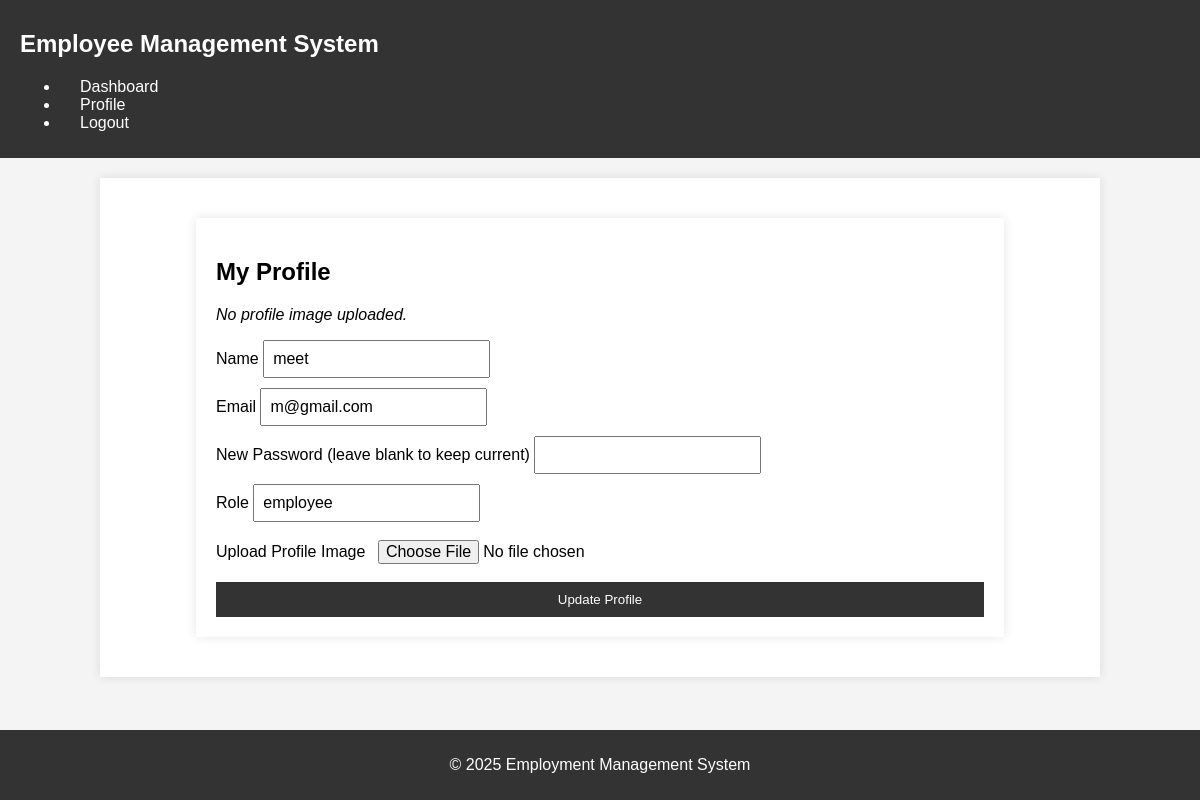
Page /index.php?page=profile (signed in) on the committed database.
### tables this page shows
CREATE TABLE `users` (
  `id` int(11) NOT NULL,
  `name` varchar(100) NOT NULL,
  `email` varchar(100) NOT NULL,
  `password` varchar(255) NOT NULL,
  `role` enum('pending','employee','team_leader','admin') NOT NULL DEFAULT 'pending',
  `created_at` timestamp NOT NULL DEFAULT current_timestamp(),
  `profile_image` varchar(255) DEFAULT NULL,
  `is_deleted` tinyint(1) DEFAULT 0
);

### app/controllers/Controller.php (called while the page is built, shortened)
<?php
class Controller {
    protected $viewData = [];
    protected function loadCoreModels() {
        require_once 'app/models/User.php';
    }
    protected function view($view, $data = []) {
        $data = array_merge($this->viewData, $data);
        extract($data);
        require_once "app/views/$view.php";
    }
}

### app/controllers/UserController.php (called while the page is built, shortened)
<?php
require_once 'Controller.php';
require_once 'app/models/user.php' ;
class UserController extends Controller {
    public function edit() {
    $this->requireRoles(['admin', 'team_leader']);
    $user_id = $_GET['id'] ?? null;
    $user = $this->models['user']->getUserById($user_id);
    $message = '';
    if ($_SERVER['REQUEST_METHOD'] === 'POST') {
        if ($_SESSION['id'] == $_POST['user_id']) {
            $message = "You cannot change your own role.";
        } elseif ($_SESSION['role'] === 'team_leader' && $_POST['role'] === 'admin') {
            $message = "Team Leader cannot assign Admin role.";
        } else {
            $success = $this->models['user']->updateRole(
                $this->sanitize($_POST['user_id']),
                $this->sanitize($_POST['role'])
            );
            $message = $success ? "Role updated successfully." : "Failed to update role.";
            $user = $this->models['user']->getUserById($user_id);
        }
    }
    $this->view('users/edit', [
        'user' => $user,
        'message' => $message
    ]);
}   public function Profile() {
    $user_id = $_SESSION['id'];
    $user = $this->models['user']->getUserById($user_id);
    if (!$user) {
        $message = "User not found. Please try logging in again.";
    } else {
        $message = '';
    }
    $this->view('users/profile', [
        'user' => $user,
        'message' => $message
    ]);
}    public function update() {
    $this->requireRoles(['admin', 'team_leader', 'employee']);
    $user_id = $_GET['id'] ?? null;
    $user = $this->models['user']->getUserById($user_id);
    $message = '';
    if ($_SESSION['role'] === 'team_leader' && $user['role'] === 'admin') {
        $this->redirect('users', 'You are not allowed to edit an Admin user.', true);
    }
    if ($_SESSION['role'] === 'employee' && $_SESSION['id'] != $user_id) {
        $this->redirect('users', 'You can only edit your own profile.', true);
    }
    if ($_SERVER['REQUEST_METHOD'] === 'POST') {
        if (!empty($_POST['password']) && strlen($_POST['password']) < 8) {
            $message = "Password must be at least 8 characters long.";
        } else {
            $data = [
                'id' => $this->sanitize($_POST['id']),
                'name' => $this->sanitize($_POST['name']),
                'email' => $this->sanitize($_POST['email']),
                'role' => $user['role']
            ];
            if (!empty($_POST['password'])) {
                $data['password'] = $this->sanitize($_POST['password']);
            }
            if ($_SESSION['role'] === 'admin' && isset($_POST['role'])) {
                $data['role'] = $this->sanitize($_POST['role']);
            }
            $result = $this->models['user']->update($data);
            $message = match ($result) {
                true => "User updated successfully.",
                "Email is already registered" => "Email is already registered.",
                default => "Failed to update user."
            };
            $user = $this->models['user']->getUserById($user_id);
        }
    }
    $this->view('users/update', [
        'user' => $user,
        'message' => $message
    ]);
}
}

### app/models/User.php (called while the page is built, shortened)
<?php
class User {
    private $conn;
    public function __construct($db) {
        $this->conn = $db;
    }
    public function getUserById($id) {
        try {
            $query = "SELECT id, name, email, role, profile_image FROM users WHERE id = :id AND is_deleted = 0";
            $stmt = $this->conn->prepare($query);
            $stmt->bindParam(":id", $id, PDO::PARAM_INT);
            $stmt->execute();
            $user = $stmt->fetch(PDO::FETCH_ASSOC);
            return $user ?: false;
        } catch (PDOException $e) {
            return false;
        }
    }
}
?>

### app/views/users/profile.php (the view, shortened to what this page needs)
<?php include 'app/views/template/header.php'; ?>
<div class="container">
    <h2>My Profile</h2>
    <?php if (empty($user) || !is_array($user)): ?>
        <p class="error">Error: User data not found. Please try logging in again.</p>
        <?php error_log("User data is empty or invalid in profile.php: " . print_r($user, true)); ?>
    <?php else: ?>
        <?php
            $image_path = 'C:\xampp\htdocs\employee_management_system\uploads\\' . ($user['profile_image'] ?? '');
            $web_path = '/employee_management_system/uploads/' . ($user['profile_image'] ?? '');
        ?>
        <div id="profileImageContainer">
            <?php if (!empty($user['profile_image']) && file_exists($image_path)): ?>
                <img src="<?php echo htmlspecialchars($web_path); ?>?t=<?php echo time(); ?>" width="120" alt="Profile Image" id="profileImage">
            <?php else: ?>
                <p><em>No profile image uploaded.</em></p>
            <?php endif; ?>
        </div>
        <form method="POST" action="index.php?page=profile" enctype="multipart/form-data" id="profileForm">
            <div>
                <label>Name</label>
                <input type="text" name="name" value="<?php echo htmlspecialchars($user['name'] ?? ''); ?>" required>
            </div>
            <div>
                <label>Email</label>
                <input type="email" name="email" value="<?php echo htmlspecialchars($user['email'] ?? ''); ?>" required>
            </div>
            <div>
                <label>New Password (leave blank to keep current)</label>
                <input type="password" name="password">
            </div>
            <div>
                <label>Role</label>
                <input type="text" value="<?php echo htmlspecialchars($user['role'] ?? ''); ?>" readonly>
            </div>
            <div>
                <label>Upload Profile Image</label>
                <input type="file" name="profile_image" accept="image/*" id="imageUpload">
            </div>
            <button type="submit" id="submitBtn">Update Profile</button>
        </form>
    <?php endif; ?>
</div>
<?php include 'app/views/template/footer.php'; ?>

### assets/css/style.css (style rules this page uses)
body { font-family: Arial, sans-serif; margin: 0; padding: 0; background-color: #f4f4f4; }
.container { inline-size: 80%; margin: 20px auto; padding: 20px; background-color: white; box-shadow: 0 0 10px rgba(0,0,0,0.1); }
form { display: flex; flex-direction: column; gap: 10px; }
form input, form select, form textarea { padding: 8px; font-size: 16px; }
form button { padding: 10px; background-color: #333; color: white; border: none; cursor: pointer; }

### rows in the picture
users: name "meet", email "m@gmail.com", role "employee"
